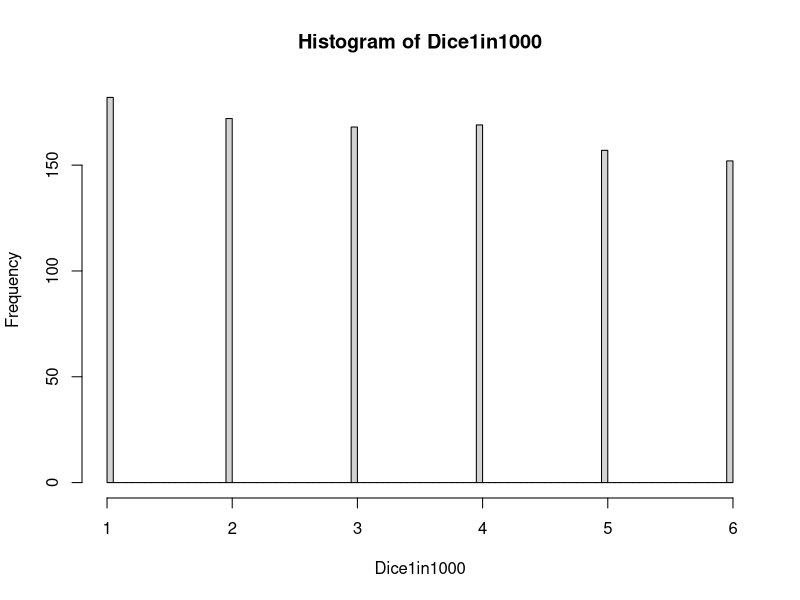
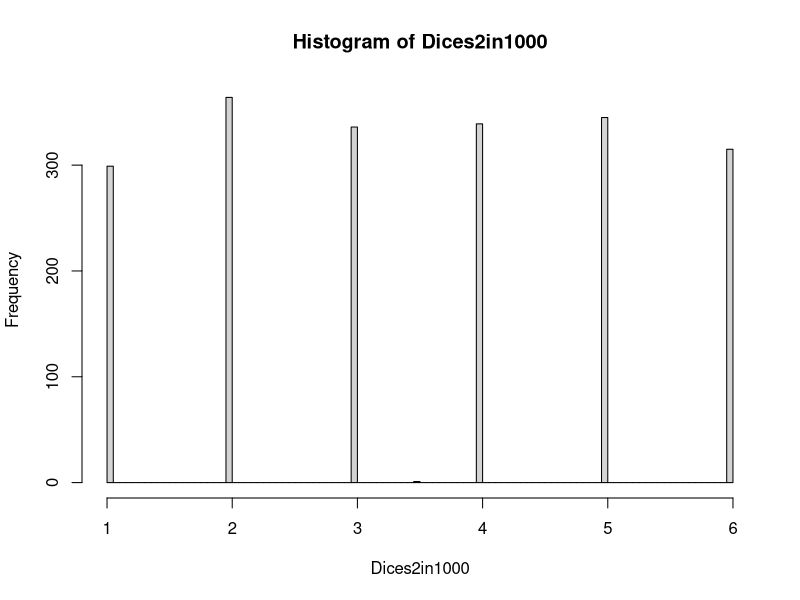

Here is the R script that generated these plots, in order: (Note: this script raises an error after producing the figures.)
#1 Dice 1000 thorws
Dice1in1000=sample(1:6, 1000, replace = T)
hist(Dice1in1000 , breaks=100)

#2 dices 1000 throws
Dices2in1000=sample(1:6,2,replace=T)
Dices2in1000=mean(Dices2in1000)
for(i in 2:1000){
Dices2=sample(1:6,2,replace=T)
mean(Dices2)
Dices2in1000<-c(Dices2in1000,Dices2)
}
hist(Dices2in1000 , breaks=100)
mean(Dices2in1000)
var(Dices2in1000)

#10 dices 1000 throws
Dices10in1000=sample(1:6,10,replace=T)
Dices10in1000=mean(Dices10)
for(i in 2:1000){
Dices10=sample(1:6,10,replace=T)
mean(Dices10)
Dices10in1000<-c(Dices10in1000,Dices10)
}
var(Dices10in1000)
mean(Dices10in1000)
hist(Dices10in1000 , breaks=100)



#the more dies we add the more the output is noramlly distributed
savehistory("~/Downloads/ass2.r")
